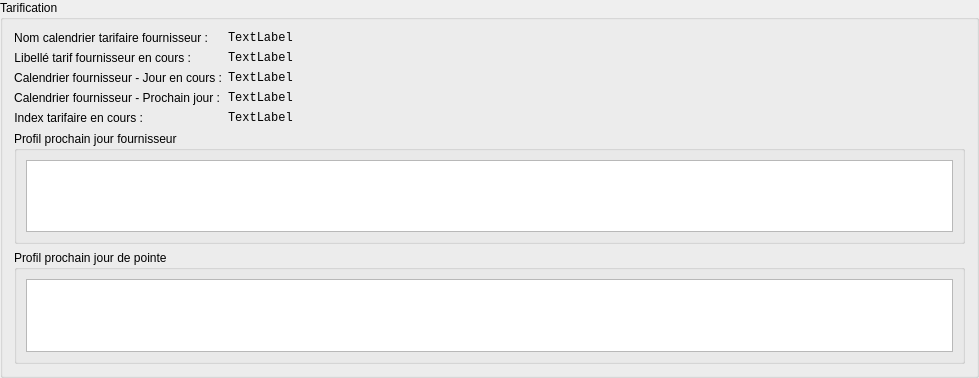
<?xml version="1.0" encoding="UTF-8"?>
<ui version="4.0">
 <class>GBTarification</class>
 <widget class="QGroupBox" name="GBTarification">
  <property name="geometry">
   <rect>
    <x>0</x>
    <y>0</y>
    <width>979</width>
    <height>378</height>
   </rect>
  </property>
  <property name="windowTitle">
   <string>GroupBox</string>
  </property>
  <property name="title">
   <string>Tarification</string>
  </property>
  <layout class="QVBoxLayout" name="verticalLayout_4">
   <item>
    <layout class="QFormLayout" name="formLayout">
     <item row="1" column="0">
      <widget class="QLabel" name="NGTFLabel">
       <property name="text">
        <string>Nom calendrier tarifaire fournisseur :</string>
       </property>
       <property name="alignment">
        <set>Qt::AlignRight|Qt::AlignTrailing|Qt::AlignVCenter</set>
       </property>
      </widget>
     </item>
     <item row="1" column="1">
      <widget class="QLabel" name="NGTFValue">
       <property name="font">
        <font>
         <family>Monospace</family>
        </font>
       </property>
       <property name="text">
        <string>TextLabel</string>
       </property>
      </widget>
     </item>
     <item row="2" column="0">
      <widget class="QLabel" name="LTARFLabel">
       <property name="text">
        <string>Libellé tarif fournisseur en cours :</string>
       </property>
       <property name="alignment">
        <set>Qt::AlignRight|Qt::AlignTrailing|Qt::AlignVCenter</set>
       </property>
      </widget>
     </item>
     <item row="2" column="1">
      <widget class="QLabel" name="LTARFValue">
       <property name="font">
        <font>
         <family>Monospace</family>
        </font>
       </property>
       <property name="text">
        <string>TextLabel</string>
       </property>
      </widget>
     </item>
     <item row="3" column="0">
      <widget class="QLabel" name="NJOURFLabel">
       <property name="text">
        <string>Calendrier fournisseur - Jour en cours :</string>
       </property>
       <property name="alignment">
        <set>Qt::AlignRight|Qt::AlignTrailing|Qt::AlignVCenter</set>
       </property>
      </widget>
     </item>
     <item row="3" column="1">
      <widget class="QLabel" name="NJOURFValue">
       <property name="font">
        <font>
         <family>Monospace</family>
        </font>
       </property>
       <property name="text">
        <string>TextLabel</string>
       </property>
      </widget>
     </item>
     <item row="4" column="0">
      <widget class="QLabel" name="NJOURF_1Label">
       <property name="text">
        <string>Calendrier fournisseur - Prochain jour :</string>
       </property>
       <property name="alignment">
        <set>Qt::AlignRight|Qt::AlignTrailing|Qt::AlignVCenter</set>
       </property>
      </widget>
     </item>
     <item row="4" column="1">
      <widget class="QLabel" name="NJOURF_1Value">
       <property name="font">
        <font>
         <family>Monospace</family>
        </font>
       </property>
       <property name="text">
        <string>TextLabel</string>
       </property>
      </widget>
     </item>
     <item row="5" column="0">
      <widget class="QLabel" name="NTARFLabel">
       <property name="text">
        <string>Index tarifaire en cours :</string>
       </property>
       <property name="alignment">
        <set>Qt::AlignRight|Qt::AlignTrailing|Qt::AlignVCenter</set>
       </property>
      </widget>
     </item>
     <item row="5" column="1">
      <widget class="QLabel" name="NTARFValue">
       <property name="font">
        <font>
         <family>Monospace</family>
        </font>
       </property>
       <property name="text">
        <string>TextLabel</string>
       </property>
      </widget>
     </item>
    </layout>
   </item>
   <item>
    <widget class="QGroupBox" name="gbProfilProchainJour">
     <property name="title">
      <string>Profil prochain jour fournisseur</string>
     </property>
     <layout class="QVBoxLayout" name="verticalLayout">
      <item>
       <widget class="QTextBrowser" name="PJOURF_1TB">
        <property name="font">
         <font>
          <family>Monospace</family>
         </font>
        </property>
       </widget>
      </item>
     </layout>
    </widget>
   </item>
   <item>
    <widget class="QGroupBox" name="gbProfilProchainJourPointe">
     <property name="title">
      <string>Profil prochain jour de pointe</string>
     </property>
     <layout class="QVBoxLayout" name="verticalLayout_2">
      <item>
       <widget class="QTextBrowser" name="PPOINTETB">
        <property name="font">
         <font>
          <family>Monospace</family>
         </font>
        </property>
       </widget>
      </item>
     </layout>
    </widget>
   </item>
  </layout>
 </widget>
 <resources/>
 <connections/>
</ui>
